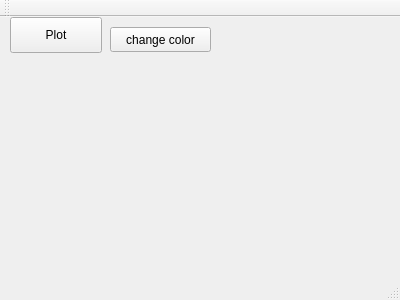
<?xml version="1.0" encoding="UTF-8"?>
<ui version="4.0">
 <class>MainWindow</class>
 <widget class="QMainWindow" name="MainWindow">
  <property name="geometry">
   <rect>
    <x>0</x>
    <y>0</y>
    <width>400</width>
    <height>300</height>
   </rect>
  </property>
  <property name="windowTitle">
   <string>MainWindow</string>
  </property>
  <widget class="QWidget" name="centralWidget">
   <widget class="QVTKOpenGLWidget" name="vtkWidget" native="true">
    <property name="geometry">
     <rect>
      <x>10</x>
      <y>40</y>
      <width>371</width>
      <height>201</height>
     </rect>
    </property>
   </widget>
   <widget class="QPushButton" name="pushButton">
    <property name="geometry">
     <rect>
      <x>10</x>
      <y>0</y>
      <width>92</width>
      <height>36</height>
     </rect>
    </property>
    <property name="text">
     <string>Plot</string>
    </property>
   </widget>
   <widget class="QPushButton" name="pushButton_2">
    <property name="geometry">
     <rect>
      <x>110</x>
      <y>10</y>
      <width>101</width>
      <height>25</height>
     </rect>
    </property>
    <property name="text">
     <string>change color</string>
    </property>
   </widget>
  </widget>
  <widget class="QMenuBar" name="menuBar">
   <property name="geometry">
    <rect>
     <x>0</x>
     <y>0</y>
     <width>400</width>
     <height>22</height>
    </rect>
   </property>
  </widget>
  <widget class="QToolBar" name="mainToolBar">
   <attribute name="toolBarArea">
    <enum>TopToolBarArea</enum>
   </attribute>
   <attribute name="toolBarBreak">
    <bool>false</bool>
   </attribute>
  </widget>
  <widget class="QStatusBar" name="statusBar"/>
 </widget>
 <layoutdefault spacing="6" margin="11"/>
 <customwidgets>
  <customwidget>
   <class>QVTKOpenGLWidget</class>
   <extends>QWidget</extends>
   <header location="global">QVTKOpenGLWidget.h</header>
  </customwidget>
 </customwidgets>
 <resources/>
 <connections/>
</ui>
